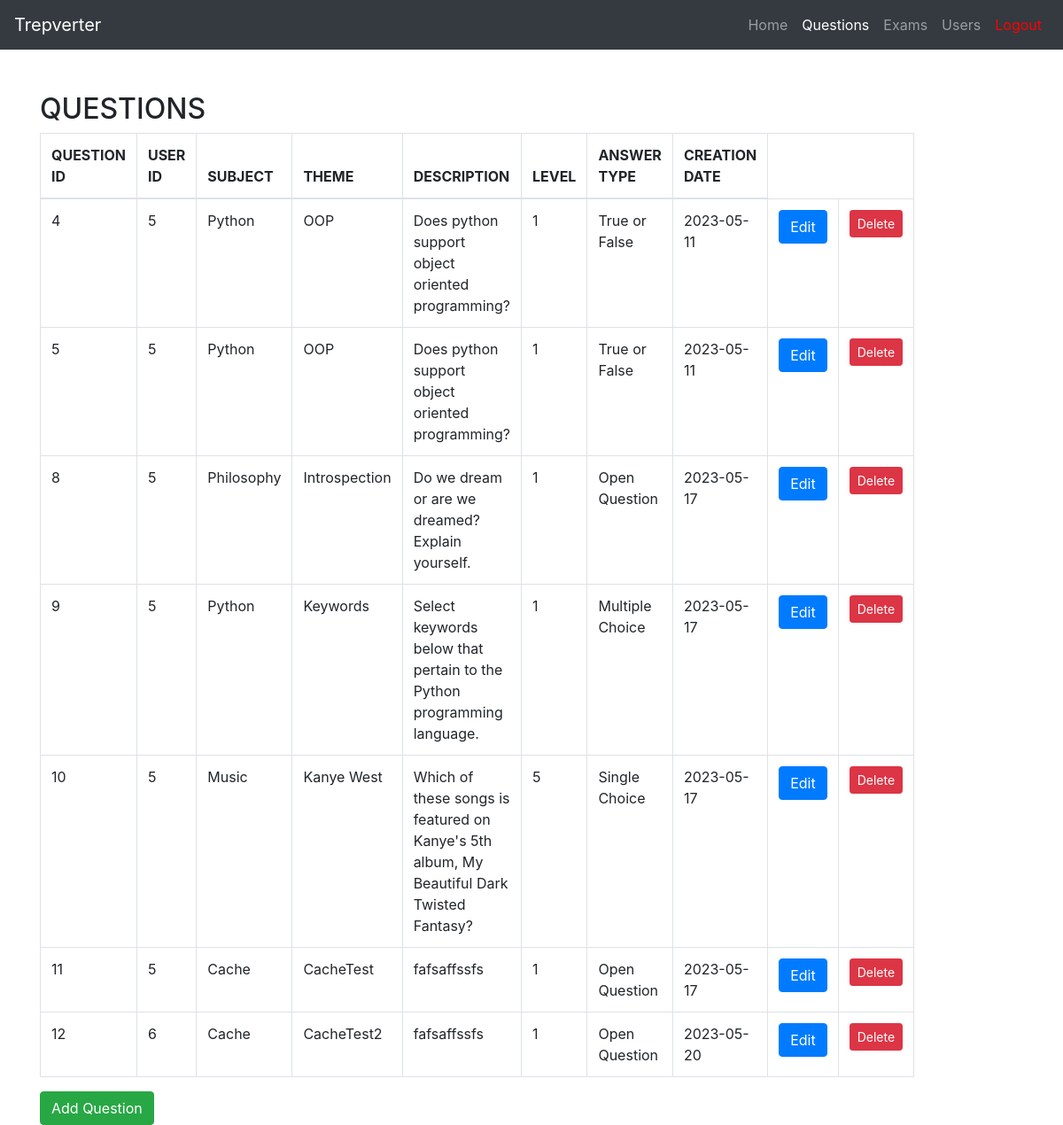
The app's page /questions (signed in), older data.
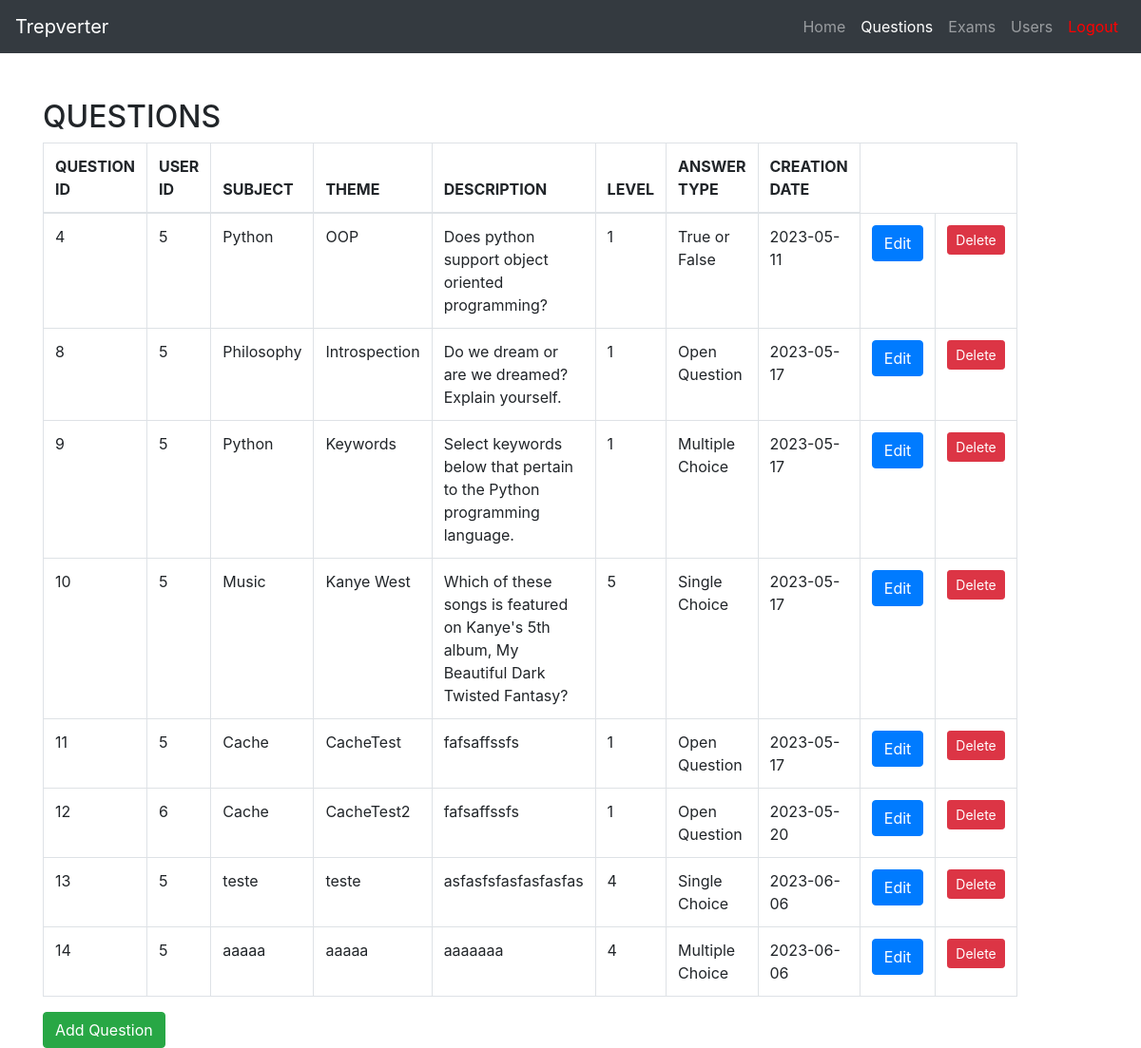
The same page, newer data.
### tables this page shows
CREATE TABLE questions (
	id INTEGER NOT NULL, 
	subject VARCHAR(64) NOT NULL, 
	theme VARCHAR(64) NOT NULL, 
	description VARCHAR NOT NULL, 
	level VARCHAR NOT NULL, 
	answer_type VARCHAR(20) NOT NULL, 
	creation_date DATE NOT NULL, 
	user_id INTEGER, 
	PRIMARY KEY (id), 
	FOREIGN KEY(user_id) REFERENCES users (id)
);

CREATE TABLE users (
	id INTEGER NOT NULL, 
	username VARCHAR(64) NOT NULL, 
	email VARCHAR(64) NOT NULL, 
	password VARCHAR NOT NULL, 
	first_access BOOLEAN NOT NULL, 
	role_id INTEGER, 
	PRIMARY KEY (id), 
	FOREIGN KEY(role_id) REFERENCES roles (id)
);

### views/main.py (the view)
@main.route('/questions', methods=['GET', 'POST'])
@login_required
@admin_teacher_login_required()
def questions():
    from cache import get_questions
    from forms import QuestionForm
    all_questions = get_questions()
    form = QuestionForm()
    if request.method == 'POST':
        from models.auth import auth_add_question
        return auth_add_question()
    return render_template('questions.html', questions=all_questions, form=form)

### app.py (called while the page is built)
@login_manager.user_loader
def load_user(user_id):
    from models.entities import User
    return User.query.get(int(user_id))

### cache.py (called while the page is built)
@cache.cached(timeout=60)
def get_questions():
    from models.entities import Question
    if cache.get('questions'):
        return cache.get('questions')
    questions = Question.show_all()
    for question in questions:
        question.user
    cache.set('questions', questions)
    return questions

### login_required.py (called while the page is built)
def admin_teacher_login_required():
    def decorator(view_func):
        from functools import wraps
        @wraps(view_func)
        def wrapper(*args, **kwargs):
            from flask_login import current_user
            if current_user.is_authenticated and str(current_user.role) == 'Admin' or str(current_user.role) == 'Teacher':
                return view_func(*args, **kwargs)
            else:
                flash("You don't have permission to access this page")
                return redirect(url_for('main.index'))
        return wrapper
    return decorator

### models/entities.py (called while the page is built)
    def __repr__(self):
        return f'{self.name}'

    @staticmethod
    def show_all():
        return Question.query.all()

### templates/questions.html (shortened to what this page needs)
{% import "bootstrap/wtf.html" as wtf %}
<!DOCTYPE html>
<html lang="en">
<head>
  <link rel="stylesheet" href="https://maxcdn.bootstrapcdn.com/bootstrap/4.0.0/css/bootstrap.min.css">
</head>
<body>
  <nav class="navbar navbar-expand-lg navbar-dark bg-dark">
    <a class="navbar-brand" href="#">Trepverter</a>
    <div class="collapse navbar-collapse" id="navbarNav">
      <ul class="navbar-nav ml-auto">
        <li class="nav-item">
          <a class="nav-link" href="{{url_for('main.index')}}">Home</a>
        </li>
        <li class="nav-item active">
            <a class="nav-link" href="{{url_for('main.questions')}}">Questions</a>
          </li>
        <li class="nav-item">
          <a class="nav-link" href="{{url_for('main.exams')}}">Exams</a>
        </li>
        <li class="nav-item">
            <a class="nav-link" href="{{url_for('main.users')}}">Users</a>
          </li>
        <li class="nav-item">
          <a class="nav-link" style = "color: red" href="{{url_for('auth.logout')}}">Logout</a>
        </li>
      </ul>
    </div>
  </nav>
  <div class="container mt-5">
    <div class="row">
      <div class="col-md-6">
        <h2>QUESTIONS</h2>
        <table class="table table-bordered table-hover">
          <thead>
              <tr>
                  <th scope="col">QUESTION ID</th>
                  <th scope="col">USER ID</th>
                  <th scope="col">SUBJECT</th>
                  <th scope="col">THEME</th>
                  <th scope="col">DESCRIPTION</th>
                  <th scope="col">LEVEL</th>
                  <th scope="col">ANSWER TYPE</th>
                  <th scope="col">CREATION DATE</th>
              </tr>
          </thead>
          <tbody>
          {% for question in questions %}
              <tr>
                  <td>{{question.id}}</td>
                  <td>{{question.user.id}}</td>
                  <td>{{question.subject}}</td>
                  <td>{{question.theme}}</td>
                  <td>{{question.description}}</td>
                  <td>{{question.level}}</td>
                  {% if question.answer_type == 'tf' %}
                    <td>True or False</td>
                  {% elif question.answer_type == 'op' %}
                    <td>Open Question</td>
                  {% elif question.answer_type == 'sc' %}
                    <td>Single Choice</td>
                  {% elif question.answer_type == 'mc' %}
                    <td>Multiple Choice</td>
                  {% endif %}
                  <td>{{question.creation_date}}</td>
                  <td><button type="button" onclick="location.href='questions/{{question.id}}'" class="btn btn-primary">Edit</button></td>
                  <td><button data-toggle="modal" data-target="#deleteModal" class="btn btn-sm btn-danger" data-question-id="{{ question.id }}">Delete</button></td>
              </tr>
          {% endfor %}
          </tbody>
      </table>
        <button type="button" class="btn btn-success" data-toggle="modal" data-target="#addQuestionModal">
          Add Question
        </button>
      </div>
    </div>
  </div>

Row changes from the older to the newer data that the page shows:
removed questions: id "5", user.id "5", subject "Python", theme "OOP", description "Does python support object oriented programming?", level "1", answer_type "True or False", creation_date "2023-05-11"
added questions: id "13", user.id "5", subject "teste", theme "teste", description "asfasfsfasfasfasfas", level "4", answer_type "Single Choice", creation_date "2023-06-06"
added questions: id "14", user.id "5", subject "aaaaa", theme "aaaaa", description "aaaaaaa", level "4", answer_type "Multiple Choice", creation_date "2023-06-06"
